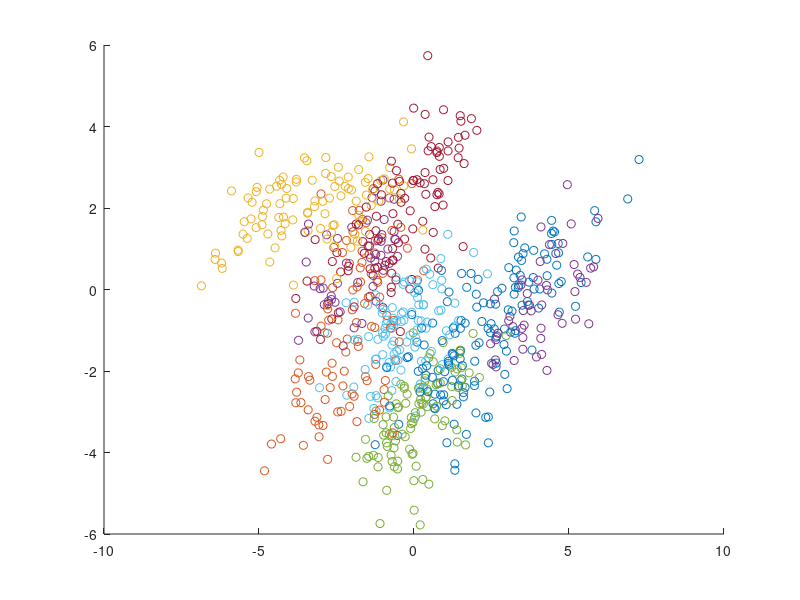

This chart was generated by the following MATLAB code:
nSubjects = 15;
nSamples = 50;
cSubject = 0.0; % Inter-subject correlation
cSample = 0.5; % Intra-subject correlation

% Subject & Sample covariance matrices
sigmaX = [2 2];
SigmaSubject = [1 cSubject; cSubject 1].*(sigmaX'*sigmaX);
sigmaX = [1 1];
SigmaSample = [1 cSample; cSample 1].*(sigmaX'*sigmaX);

% Subject means
X = mvnrnd([0 0],SigmaSubject,nSubjects);
% Subject samples
for i = 1:nSubjects
   data{i} = mvnrnd([X(i,1) X(i,2)],SigmaSample,nSamples);
end

figure; hold on
cellfun(@(x) plot(x(:,1),x(:,2),'o'),data)

% Write to text file
temp = cat(1,data{:});
id = repmat(1:nSubjects,nSamples,1);
id = id(:);
fid = fopen(['mixed_inter' num2str(cSubject) '_intra' num2str(cSample) '.txt'],'wt');
fprintf(fid,'id,x1,x2\n');
temp2 = [id,temp]';
fprintf(fid,'%g,%1.3f,%1.3f\n',temp2(:));
fclose(fid);